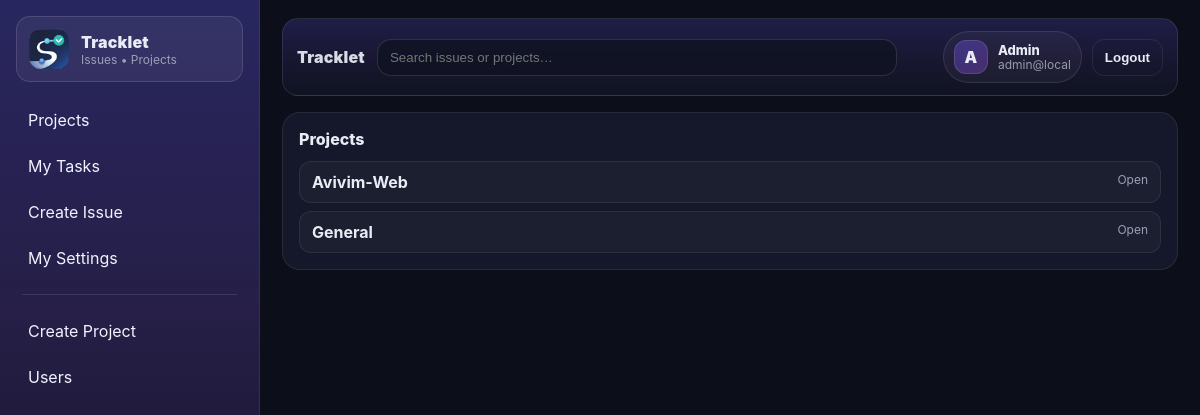
The app's page /projects (signed in), older data.
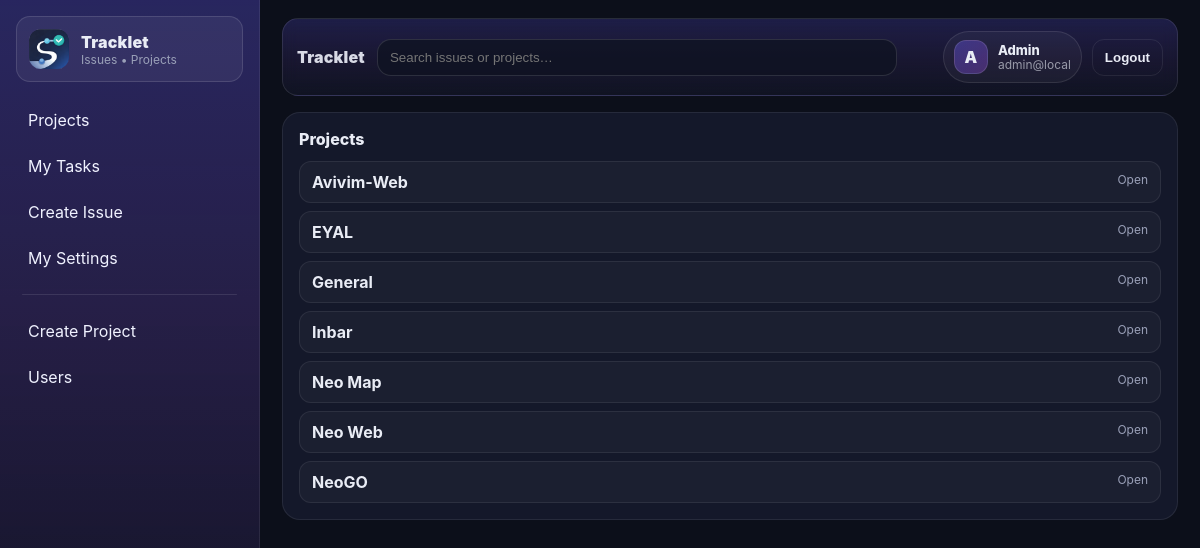
The same page, newer data.
### tables this page shows
CREATE TABLE projects (
  id INTEGER PRIMARY KEY AUTOINCREMENT,
  name TEXT NOT NULL,
  description TEXT,
  is_active INTEGER NOT NULL DEFAULT 1,

  -- GitHub repo reference (optional)
  github_owner TEXT,
  github_repo TEXT,
  github_default_branch TEXT DEFAULT 'main',
  github_repo_url TEXT,

  created_at TEXT NOT NULL DEFAULT (datetime('now'))
);

### app.py (the view)
@app.get("/projects")
@login_required
def projects_list():
    projects = list_projects_active()
    return render_template("projects.html", projects=projects)

### TrackletDB.py (called while the page is built)
def get_db_path() -> str:
    return settings.DB_PATH

def _ensure_parent(db_path: str) -> None:
    Path(db_path).parent.mkdir(parents=True, exist_ok=True)

def get_connection() -> sqlite3.Connection:
    db_path = get_db_path()
    _ensure_parent(db_path)
    conn = sqlite3.connect(db_path, detect_types=sqlite3.PARSE_DECLTYPES)
    conn.row_factory = sqlite3.Row
    conn.execute("PRAGMA foreign_keys = ON;")
    conn.execute("PRAGMA journal_mode = WAL;")
    return conn

def db_read_one(sql: str, params: tuple[Any, ...] = ()) -> Optional[sqlite3.Row]:
    conn = get_connection()
    try:
        cur = conn.cursor()
        cur.execute(sql, params)
        return cur.fetchone()
    finally:
        conn.close()

def db_read_all(sql: str, params: tuple[Any, ...] = ()) -> list[sqlite3.Row]:
    conn = get_connection()
    try:
        cur = conn.cursor()
        cur.execute(sql, params)
        return cur.fetchall()
    finally:
        conn.close()

def get_user_by_id(user_id: int) -> Optional[sqlite3.Row]:
    return db_read_one("SELECT * FROM users WHERE id=? AND is_active=1", (user_id,))

### app.py (called while the page is built)
@app.context_processor
def inject_settings():
    return {"settings": settings}

### templates/projects.html
{% extends "layout.html" %}
{% set title = "Projects" %}
{% block content %}
<div class="card">
  <div class="card-title">Projects</div>
  <div class="list">
    {% for p in projects %}
      <a class="list-row" href="{{ url_for('project_view', project_id=p.id) }}">
        <div class="list-main">
          <div class="list-title">{{ p.name }}</div>
        </div>
        <div class="list-meta">Open</div>
      </a>
    {% else %}
      <div class="muted">No projects yet.</div>
    {% endfor %}
  </div>
</div>
{% endblock %}

Row changes from the older to the newer data that the page shows:
added projects: name "EYAL"
added projects: name "Inbar"
added projects: name "Neo Map"
added projects: name "Neo Web"
added projects: name "NeoGO"
